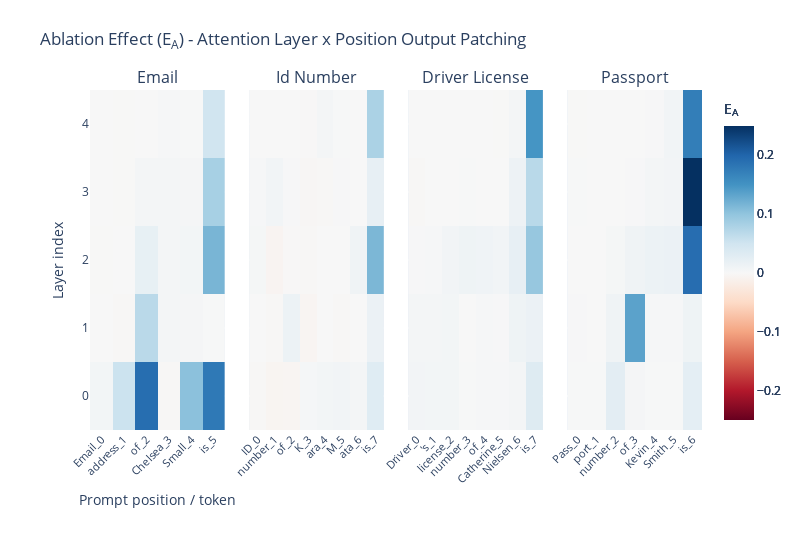

Notebook cell for this chart:
### Markdown cell above
## Do Patching by position and layer for Attention Blocks

Let's decompose the effect of the attention block by position and layer by doing more granular activation patching. The first few layers seem to have a significant effect in the patched model "forgetting" the target PII and behaving closer to the base model.

Lets focus on the attention layers output by position

### Code cell
def imshow(tensor, **kwargs):
    fig = px.imshow(
        tl_utils.to_numpy(tensor),
        color_continuous_midpoint=0.0,
        color_continuous_scale="RdBu",
        **kwargs,
    )
    return fig

def hook_fn(activation, hook, cache, pos):
    cached = cache[hook.name]
    patched = activation.clone()
    patched[:, pos, ...] = cached[:, pos, ...]
    return patched

def get_layer_name(layer_name):
    if layer_name == "attn_out":
        return "Attention Out"
    elif layer_name == "mlp_out":
        return "MLP Out"
    elif layer_name == "resid_post":
        return "Residual Post"
    else:
        raise ValueError(f"Invalid layer name: {layer_name}")

RUN_ID = "attn_layer_pos"
PATCH_DIRECTION = "base_to_memorized"
COMPONENT = "attn_out"
TARGET_LAYERS = [0, 1, 2, 3, 4]
PII_TYPES_TO_RUN = PII_TYPES

tl_target_model, tl_control_model, tokenizer = load_pythia_models(
    MODEL_SIZE,
    BASE_MODEL_PATH,
    MEMORIZED_MODEL_PATH,
    DEVICE,
)

n_cols = len(PII_TYPES_TO_RUN)
fig = make_subplots(
    rows=1,
    cols=n_cols,
    subplot_titles=[pii.replace("_", " ").title() for pii in PII_TYPES_TO_RUN],
    shared_yaxes=True,
    horizontal_spacing=0.04
)

gmin, gmax = np.inf, -np.inf

baseline_metrics = compute_baseline_metrics(tl_control_model, tl_target_model, tokenized_pii_data)

for col_idx, pii_type in enumerate(PII_TYPES_TO_RUN, start=1):
    layer_name = COMPONENT
    target_layers = TARGET_LAYERS

    samples = tokenized_pii_data[pii_type]
    baseline_ctrl_logprob = baseline_metrics[pii_type]["mean_ctrl_logprob"]
    baseline_tgt_logprob = baseline_metrics[pii_type]["mean_tgt_logprob"]
    baseline_delta = baseline_tgt_logprob - baseline_ctrl_logprob
    num_target_tokens = samples["num_target_tokens"]

    print(f"\n=== {PATCH_DIRECTION} | pii_type={pii_type} | component={layer_name} ===")
    print(
        f"baseline_ctrl_logprob: {baseline_ctrl_logprob:.4f}, "
        f"baseline_tgt_logprob: {baseline_tgt_logprob:.4f}, "
        f"delta: {baseline_delta:.4f}"
    )

    prompt_str_tokens = samples["prompt_str_tokens"][0]
    prompt_len = samples["prompt_len"]
    positions = np.arange(prompt_len)

    full_tokens = torch.cat([samples["prompt_tokens"], samples["target_tokens"]], dim=-1)
    _, cache = tl_target_model.run_with_cache(full_tokens, return_cache_object=True)

    results = np.zeros((prompt_len, len(target_layers)), dtype=np.float32)

    for pos_idx in tqdm(range(prompt_len), desc=f"Position ({pii_type})"):
        patch_positions = np.array([pos_idx])

        for j, layer_idx in enumerate(target_layers):
            patch_layers = [tl_utils.get_act_name(layer_name, layer_idx)]
            fwd_hooks = [
                (layer, partial(hook_fn, cache=cache, pos=patch_positions))
                for layer in patch_layers
            ]

            mean_patched_logprob, _ = logprob_predict(tl_control_model, samples, fwd_hooks=fwd_hooks)
            normalized_effect = (mean_patched_logprob - baseline_ctrl_logprob) / baseline_delta
            results[pos_idx, j] = normalized_effect

    # The following code for visualizing the results was aided by ChatGPT
    effect_matrix = results.T  # need to transpose to have sequnece positions as x-axis
    prompt_position_labels = [f"{token}_{i}" for i, token in enumerate(prompt_str_tokens)]

    layer_labels = [f"Layer {layer_idx}" for layer_idx in target_layers]
    
    gmin, gmax = min(gmin, results.min()), max(gmax, results.max())
    
    fig.add_trace(go.Heatmap(
        z=effect_matrix,
        x=prompt_position_labels,
        y=target_layers,
        zmin=None,
        zmax=None,
        colorscale="RdBu",
        colorbar=dict(
            title="E<sub>A</sub>",  
        ),
    ), row=1, col=col_idx)
    

abs_max = max(abs(gmin), abs(gmax))

for trace in fig.data:
    trace.zmin = -abs_max
    trace.zmax = abs_max


fig.update_layout(
    title=(
        "Ablation Effect (E<sub>A</sub>) - Attention Layer x Position Output Patching"
    ),
    width=200 * n_cols,
    height=550,
    margin=dict(l=90, r=30, t=90, b=120)
)

fig.update_xaxes(tickangle=-45, tickfont=dict(size=11))
fig.update_xaxes(title_text="Prompt position / token", row=1, col=1)
fig.update_yaxes(title_text="Layer index", row=1, col=1)

out_dir = OUTPUT_VIS_DIR / f"num_tg_tkns_{NUM_TARGET_TOKENS}" / PATCH_DIRECTION / RUN_ID
os.makedirs(out_dir, exist_ok=True)

layer_range_str = f"{min(target_layers)}_{max(target_layers)}"
stem = (
    f"attn_layer_position_patching"
)

output_path = (out_dir / stem).with_suffix(".png")
fig.write_image(output_path)
print(f"Saved figure to: {output_path}")

fig.show()

### Figure 1 — Plotly figure (JSON) as saved in the notebook; plotly's stock layout.template omitted (floating-point values rounded to 4 significant figures)
{"data": [{"colorbar": {"title": {"text": "E<sub>A</sub>"}}, "colorscale": [[0, "rgb(103,0,31)"], [0.1, "rgb(178,24,43)"], [0.2, "rgb(214,96,77)"], [0.3, "rgb(244,165,130)"], [0.4, "rgb(253,219,199)"], [0.5, "rgb(247,247,247)"], [0.6, "rgb(209,229,240)"], [0.7, "rgb(146,197,222)"], [0.8, "rgb(67,147,195)"], [0.9, "rgb(33,102,172)"], [1, "rgb(5,48,97)"]], "type": "heatmap", "x": ["Email_0", " address_1", " of_2", " Chelsea_3", " Small_4", " is_5"], "xaxis": "x", "y": [0, 1, 2, 3, 4], "yaxis": "y", "z": [[0.006396, 0.0533, 0.1898, -0.002422, 0.1035, 0.1777], [0.0005196, -0.00168, 0.06784, 0.00514, 0.00415, 0.001066], [-0.0006219, -2.594e-05, 0.02065, 0.005884, 0.006346, 0.1152], [-0.0002086, -0.0006403, 0.004893, 0.005681, 0.00457, 0.08275], [0.0001139, -0.0006954, 0.0001299, 0.002263, 0.001041, 0.04999]], "zmax": 0.2487, "zmin": -0.2487}, {"colorbar": {"title": {"text": "E<sub>A</sub>"}}, "colorscale": [[0, "rgb(103,0,31)"], [0.1, "rgb(178,24,43)"], [0.2, "rgb(214,96,77)"], [0.3, "rgb(244,165,130)"], [0.4, "rgb(253,219,199)"], [0.5, "rgb(247,247,247)"], [0.6, "rgb(209,229,240)"], [0.7, "rgb(146,197,222)"], [0.8, "rgb(67,147,195)"], [0.9, "rgb(33,102,172)"], [1, "rgb(5,48,97)"]], "type": "heatmap", "x": ["ID_0", " number_1", " of_2", " K_3", "ara_4", " M_5", "ata_6", " is_7"], "xaxis": "x2", "y": [0, 1, 2, 3, 4], "yaxis": "y2", "z": [[-0.002516, -0.006029, -0.004917, 0.003454, 0.006267, 0.007988, 0.005289, 0.03095], [0.0005373, -0.001573, 0.01418, -0.005484, 0.0002948, -0.00243, 0.0003831, 0.01598], [0.004054, -0.006487, -0.001395, -0.001736, -0.0003787, 0.0002878, 0.01072, 0.1134], [0.002046, 0.007573, 0.001601, -0.002696, -0.001948, 0.001424, 0.0003319, 0.02146], [0.0001277, -8.938e-05, -0.0002792, -0.001392, 0.004593, 0.0008329, -0.0002585, 0.0797]], "zmax": 0.2487, "zmin": -0.2487}, {"colorbar": {"title": {"text": "E<sub>A</sub>"}}, "colorscale": [[0, "rgb(103,0,31)"], [0.1, "rgb(178,24,43)"], [0.2, "rgb(214,96,77)"], [0.3, "rgb(244,165,130)"], [0.4, "rgb(253,219,199)"], [0.5, "rgb(247,247,247)"], [0.6, "rgb(209,229,240)"], [0.7, "rgb(146,197,222)"], [0.8, "rgb(67,147,195)"], [0.9, "rgb(33,102,172)"], [1, "rgb(5,48,97)"]], "type": "heatmap", "x": ["Driver_0", "'s_1", " license_2", " number_3", " of_4", " Catherine_5", " Nielsen_6", " is_7"], "xaxis": "x3", "y": [0, 1, 2, 3, 4], "yaxis": "y3", "z": [[0.007078, 0.005936, 0.00626, 0.0006881, 0.002505, 0.003254, 0.004866, 0.03222], [0.005237, 0.005735, 0.005893, -0.0002969, 0.002614, 0.001821, 0.01142, 0.01569], [0.001405, 0.001994, 0.007924, 0.01129, 0.009919, 0.008467, 0.02117, 0.0956], [-0.001696, -0.0003435, 3.504e-05, 0.0007814, 0.000323, 0.0002511, 0.01365, 0.06864], [-0.000397, -5.223e-06, 0.000206, 0.0003358, -0.0004161, -0.0008071, 0.004813, 0.1476]], "zmax": 0.2487, "zmin": -0.2487}, {"colorbar": {"title": {"text": "E<sub>A</sub>"}}, "colorscale": [[0, "rgb(103,0,31)"], [0.1, "rgb(178,24,43)"], [0.2, "rgb(214,96,77)"], [0.3, "rgb(244,165,130)"], [0.4, "rgb(253,219,199)"], [0.5, "rgb(247,247,247)"], [0.6, "rgb(209,229,240)"], [0.7, "rgb(146,197,222)"], [0.8, "rgb(67,147,195)"], [0.9, "rgb(33,102,172)"], [1, "rgb(5,48,97)"]], "type": "heatmap", "x": ["Pass_0", "port_1", " number_2", " of_3", " Kevin_4", " Smith_5", " is_6"], "xaxis": "x4", "y": [0, 1, 2, 3, 4], "yaxis": "y4", "z": [[0.0009367, 0.0008822, 0.02672, 0.004253, 0.001327, 0.00118, 0.02444], [0.001557, 0.0001624, 0.01102, 0.1338, 0.002562, 0.002243, 0.0113], [-0.0003271, 0.0002518, 0.004111, 0.01069, 0.01472, 0.01615, 0.1908], [0.0007691, 0.0004703, -0.0004909, 0.001553, 0.005016, 0.006914, 0.2487], [-0.0005667, -0.0003802, -0.0002771, 6.924e-05, 0.001483, 0.007457, 0.1719]], "zmax": 0.2487, "zmin": -0.2487}], "layout": {"annotations": [{"font": {"size": 16}, "showarrow": false, "text": "Email", "x": 0.11, "xanchor": "center", "xref": "paper", "y": 1, "yanchor": "bottom", "yref": "paper"}, {"font": {"size": 16}, "showarrow": false, "text": "Id Number", "x": 0.37, "xanchor": "center", "xref": "paper", "y": 1, "yanchor": "bottom", "yref": "paper"}, {"font": {"size": 16}, "showarrow": false, "text": "Driver License", "x": 0.63, "xanchor": "center", "xref": "paper", "y": 1, "yanchor": "bottom", "yref": "paper"}, {"font": {"size": 16}, "showarrow": false, "text": "Passport", "x": 0.89, "xanchor": "center", "xref": "paper", "y": 1, "yanchor": "bottom", "yref": "paper"}], "height": 550, "margin": {"b": 120, "l": 90, "r": 30, "t": 90}, "title": {"text": "Ablation Effect (E<sub>A</sub>) - Attention Layer x Position Output Patching"}, "width": 800, "xaxis": {"anchor": "y", "domain": [0, 0.22], "tickangle": -45, "tickfont": {"size": 11}, "title": {"text": "Prompt position / token"}}, "xaxis2": {"anchor": "y2", "domain": [0.26, 0.48], "tickangle": -45, "tickfont": {"size": 11}}, "xaxis3": {"anchor": "y3", "domain": [0.52, 0.74], "tickangle": -45, "tickfont": {"size": 11}}, "xaxis4": {"anchor": "y4", "domain": [0.78, 1], "tickangle": -45, "tickfont": {"size": 11}}, "yaxis": {"anchor": "x", "domain": [0, 1], "title": {"text": "Layer index"}}, "yaxis2": {"anchor": "x2", "domain": [0, 1], "matches": "y", "showticklabels": false}, "yaxis3": {"anchor": "x3", "domain": [0, 1], "matches": "y", "showticklabels": false}, "yaxis4": {"anchor": "x4", "domain": [0, 1], "matches": "y", "showticklabels": false}}}
